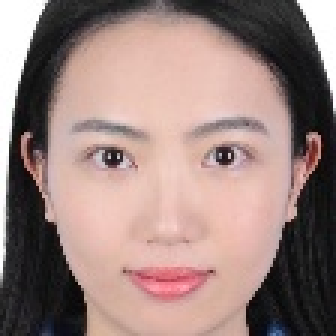
#> input picture libs/detector/dataset/test_image/face1.jpg, 112 x 112 px, found by its file name (shown 3 times larger)
$ python onet_landmark_alignment.py   (older library calls are emulated)
#> lines starting #> are read from the running program, lines starting #| are printed output that depends on the picture
### utils/image_processing.py
# -*-coding: utf-8 -*-
"""
    @Project: IntelligentManufacture
    @File   : image_processing.py
    @Author : panjq
    @E-mail : pan_jinquan@163.com
    @Date   : 2019-02-14 15:34:50
"""

import os
import copy
import re
import cv2
import numpy as np
import matplotlib.pyplot as plt
import requests
import matplotlib
import base64
import PIL.Image as Image
from PIL import ImageDraw, ImageFont


def get_color_map(nums=25):
    colors = [
        "#FF0000", "#0000FF", "#00FF00", "#FFFF00", "#FF00FF",
        "#FF7F50", "#FF8000", "#FF9912", "#DAA569", "#FF6100",
        "#872657", "#3D59AB", "#03A89E", "#33A1C9", "#00C78C",
        "#B0171F", "#385E0F", "#00C957", "#6B8E23", "#2E8B57",
        "#A020F0", "#8A2BE2", "#A066D3", "#DA70D6", "#DDA0DD"]
    colors = colors * int(np.ceil(nums / len(colors)))
    return colors


def get_color(id):
    color = convert_color_map(COLOR_MAP[id])
    return color


def set_class_set(class_set=set()):
    global CLASS_SET
    CLASS_SET = class_set


COLOR_MAP = get_color_map(200)
CLASS_SET = set()

cmap = plt.get_cmap('rainbow')


# [98 lines left out: functions get_colors, convert_color_map, points_protection, bboxes_protection, tensor2image, get_image_tensor and 1 more, not called in this run]


def transpose(data):
    data = data.transpose(2, 0, 1)  # HWC->CHW
    return data


# [174 lines left out: functions untranspose, pointPolygonTest, show_batch_image, show_image, cv_show_image, image_fliplr and 5 more, not called in this run]


def read_image(filename, resize_height=None, resize_width=None, normalization=False, colorSpace='RGB'):
    '''
    读取图片数据,默认返回的是uint8,[0,255]
    :param filename:
    :param resize_height:
    :param resize_width:
    :param normalization:是否归一化到[0.,1.0]
    :param colorSpace 输出格式：RGB or BGR
    :return: 返回的图片数据
    '''
#> called with resize_height = 200, resize_width = 100, normalization = False, colorSpace = 'RGB'

    bgr_image = cv2.imread(filename)
#> bgr_image is the input picture: shape (112, 112, 3); mean B, G, R 125.5, 130.3, 154.1
    # bgr_image = cv2.imread(filename,cv2.IMREAD_IGNORE_ORIENTATION|cv2.IMREAD_UNCHANGED)
    if bgr_image is None:
        print("Warning: no image:{}".format(filename))
        return None
    if len(bgr_image.shape) == 2:  # 若是灰度图则转为三通道
        print("Warning:gray image", filename)
        bgr_image = cv2.cvtColor(bgr_image, cv2.COLOR_GRAY2BGR)

    if colorSpace == 'RGB':
        image = cv2.cvtColor(bgr_image, cv2.COLOR_BGR2RGB)  # 将BGR转为RGB
    elif colorSpace == "BGR":
        image = bgr_image
    else:
        exit(0)
    # show_image(filename,image)
    # image=Image.open(filename)
    image = resize_image(image, resize_height, resize_width)
    image = np.asanyarray(image)
    if normalization:
        image = image_normalization(image)
    # show_image("src resize image",image)
    return image


# [196 lines left out: functions read_image_pil, read_image_gbk, requests_url, read_images_url, read_image_batch, fast_read_image_roi, not called in this run]


def resize_image(image, resize_height=None, resize_width=None):
    '''
    tf.image.resize_images(images,size),images=[batch, height, width, channels],size=(new_height, new_width)
    cv2.resize(image, dsize=(resize_width, resize_height)),与image.shape相反
    images[50,10]与image.shape的原理相同，它表示的是image=(y=50,x=10)
    :param image:
    :param resize_height:
    :param resize_width:
    :return:
    '''
#> called with resize_height = 200, resize_width = 100
    image_shape = np.shape(image)
#> image_shape = (112, 112, 3)
    height = image_shape[0]
#> height = 112
    width = image_shape[1]
#> width = 112
    if (resize_height is None) and (resize_width is None):  # 错误写法：resize_height and resize_width is None
        return image
    if resize_height is None:
        resize_height = int(height * resize_width / width)
    elif resize_width is None:
        resize_width = int(width * resize_height / height)
    image = cv2.resize(image, dsize=(resize_width, resize_height))
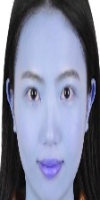
#> image: shape (200, 100, 3); mean of channels 0, 1, 2 154, 130.2, 125.4; drawn as B, G, R
#> call 2 of read_image, with resize_height = 100, resize_width = 200, normalization = False, colorSpace = 'RGB'
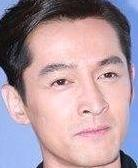
#> input picture libs/detector/dataset/test_image/face2.jpg, 138 x 168 px, found by its file name
#> in read_image, bgr_image is the input picture: shape (168, 138, 3); mean B, G, R 162, 152.9, 176.6
#> call 2 of resize_image, with resize_height = 100, resize_width = 200
#> in resize_image (call 2), `image = cv2.resize(image, dsize=(resize_width, resize_height))`:
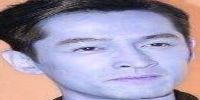
#> image: shape (100, 200, 3); mean of channels 0, 1, 2 176.4, 152.8, 161.9; drawn as B, G, R
    return image


# [1306 lines left out: functions resize_image_bboxes, scale_image, get_rect_image, get_rects_image, get_bboxes_image, bboxes2rects and 69 more, not called in this run]


class EventCv():
    def __init__(self):
        self.image = None

    def update_image(self, image):
        self.image = image

    def callback_print_image(self, event, x, y, flags, param):
        if event == cv2.EVENT_LBUTTONDOWN:
            print("(x,y)=({},{}),data={}".format(x, y, self.image[y][x]))

    # [82 lines left out: functions add_mouse_event, get_video_capture, get_image_block, get_video_info, get_video_writer, not called in this run]


class CVVideo():
    def __init__(self):
        pass

    # [26 lines left out: function start_capture, not called in this run]

    def write_video(self, frame):
        self.video_writer.write(frame)

    # [6 lines left out: function task, not called in this run]


# [13 lines that do not run on import are left out]

### libs/detector/libs/detector/mtcnn/onet_landmark_alignment.py
# -*- coding: utf-8 -*-
"""
# --------------------------------------------------------
# @Project: torch-Face-Recognize-Pipeline
# @Author : panjq
# @E-mail : pan_jinquan@163.com
# @Date   : 2019-12-31 09:11:25
# --------------------------------------------------------
"""
import numpy as np
from utils import image_processing
from libs.detector.mtcnn.net import box_utils, onet_landmark
from libs.alignment import align_trans


class ONetLandmarkDet(onet_landmark.ONetLandmark):
    def __init__(self, device):
#> (the run stopped early here; a loop or call above may not have finished)
